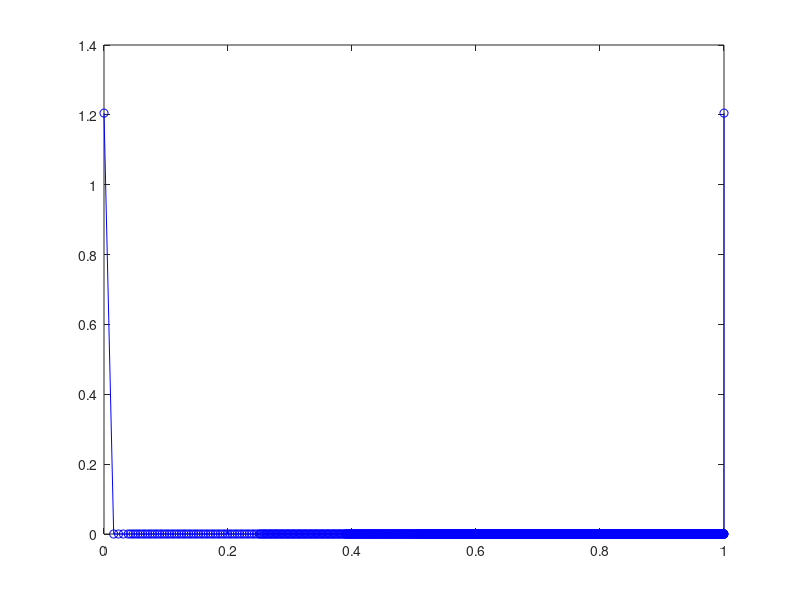
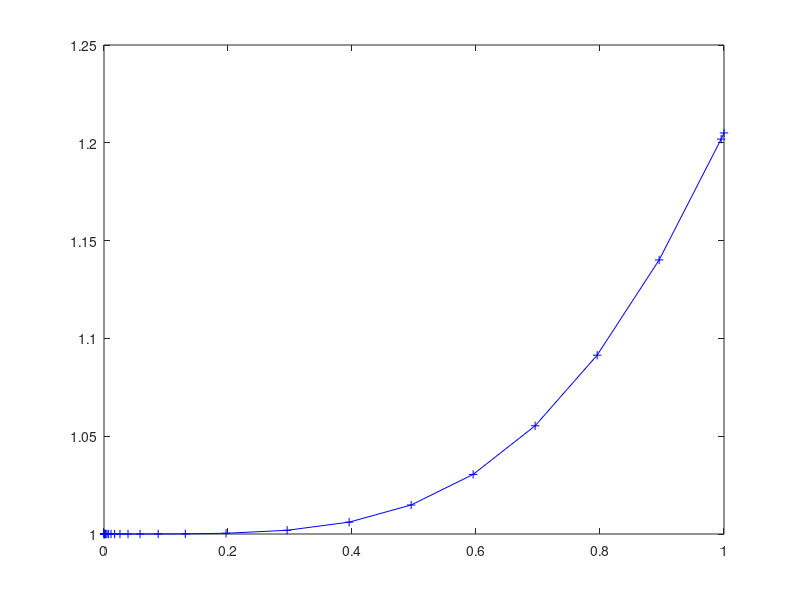

The MATLAB source for these figures, in order:
function []= HW6_5_1()

close all
clear all

% initialize time variables
interv = [0,1];
% tp is for plotting the true solution
% tp = t0:0.01:t1;

% setup ics, h, number of step
y0 = 1;
% h = 0.05;
% ns = 3;

% define true slution
% ty = @(t, y) (exp((t.^2)/2).*(2+y0)-t.^2-2);
f = @(t,y) (t^3)/(y^2);

% call the solver
[t, w, h, count] = RK23(interv, y0, f);
count

% comparing the results for question2
[T, W] = ode23(f, interv, y0);
figure(1);
plot(t,w,'b-o')
figure(2);
plot(T,W,'b-+')




% put figure in convenient position on screen
% figure('Position', [600 400 560 420])
% plot the true solution and the approximate solution
% plot(tp, ty(tp), 'r-', 'LineWidth', 2);
% hold on;
% plot(t, w, 'b--', 'LineWidth', 2);
% xlim([t0-0.1 t1+0.1]);
% ylim([-10 3000]);
% title(['C6S5CP1f,  RK23,  y(0) = -1.99,  h = ', num2str(h)])
% hleg = legend('true', 'approx');
% set(hleg, 'Location','NorthWest');




function [t, w, h, count] = RK23(interv, y0, f)
    
h = (interv(2) - interv(1))/4;
t(1) = interv(1);
w(1,:) = y0;


count=0;
i=1;
while t < interv(2)
  [h, w] = RK23step(t(i),h, w(i,:), f);
  t(i+1) = t(i) + h;
  w(i+1,:) = w;
  i=i+1;
  count=count+1;
  H(count)=h;
end
max(H)


function [h, z] = RK23step(t, h, y, f)
tol = 10^(-8);

s1 = f(t, y);
s2 = f(t + h, y + h*s1);
s3 = f(t + h/2, y + h*((s1+s2)/2));
err = abs(h*(s1-2*s3+s2)/3);

while err > tol
    h = h/2;
    s1 = f(t, y);
    s2 = f(t + h, y + h*s1);
    s3 = f(t + h/2, y + h*((s1+s2)/2));
    err = abs(h*(s1-2*s3+s2)/3);
end

if err < tol/10
    h = 2*h;
end

z = y + h*(s1+4*s3+s2)/6;








